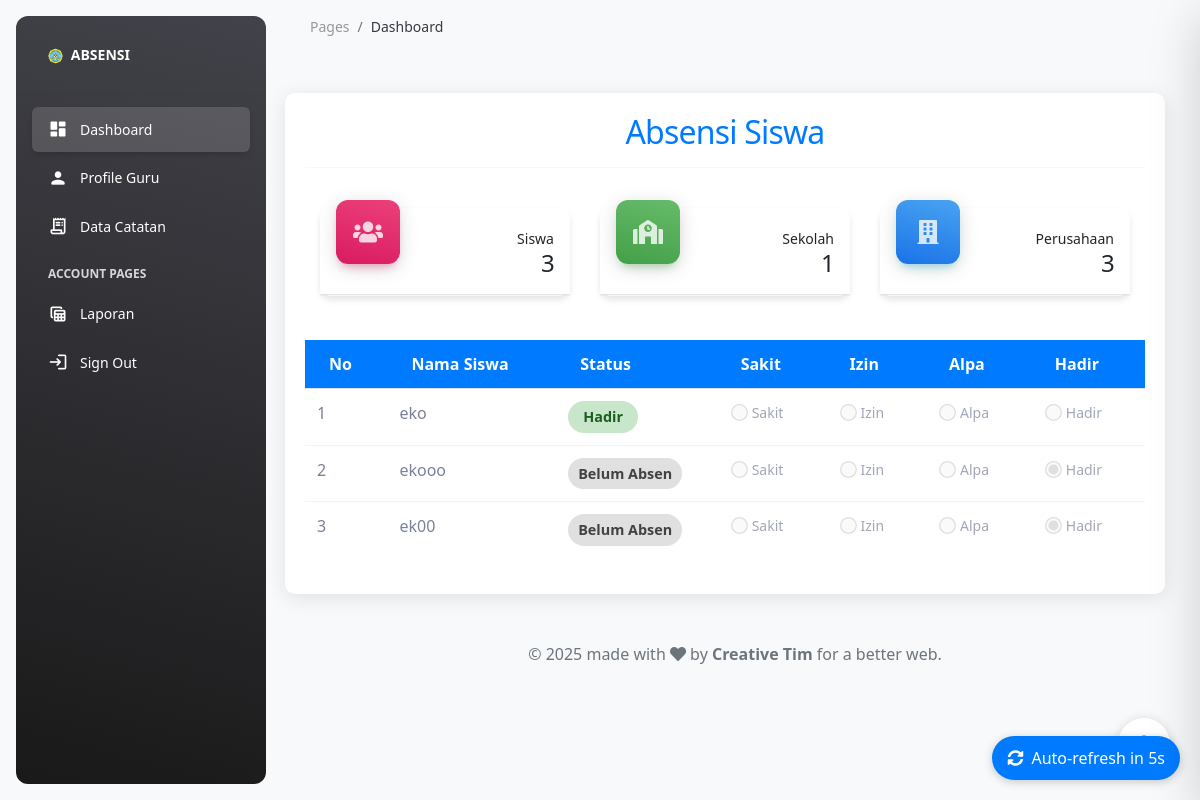
Screenshot of /index.php?page=dashboard_guru&login=berhasil&username=amin (signed in) with the database file from the repository.
### tables this page shows
CREATE TABLE `siswa` (
  `id_siswa` int(11) NOT NULL,
  `nis` varchar(15) NOT NULL,
  `nisn` varchar(15) NOT NULL,
  `nama_siswa` varchar(50) NOT NULL,
  `no_wa` varchar(20) NOT NULL,
  `kelas` varchar(10) NOT NULL,
  `pro_keahlian` varchar(50) NOT NULL,
  `TL` text NOT NULL,
  `TTGL` date NOT NULL,
  `id_sekolah` int(11) NOT NULL,
  `id_perusahaan` int(11) NOT NULL,
  `tanggal_mulai` date NOT NULL,
  `tanggal_selesai` date NOT NULL,
  `id_pembimbing` int(11) NOT NULL,
  `id_guru` int(11) NOT NULL,
  `username` varchar(20) NOT NULL,
  `password` varchar(20) NOT NULL
);

CREATE TABLE `absen` (
  `id_absen` int(11) NOT NULL,
  `id_siswa` int(11) NOT NULL,
  `jam_masuk` time NOT NULL,
  `jam_keluar` time DEFAULT NULL,
  `tanggal` date NOT NULL,
  `keterangan` text NOT NULL,
  `ip_address` varchar(50) DEFAULT NULL,
  `lokasi` text DEFAULT NULL,
  `koordinat` varchar(100) DEFAULT NULL
);

### pages/guru/dashboard_guru.php (the view, shortened to what this page needs)
<?php
include "koneksi.php";
$id_guru = $_SESSION['id_guru'];
$stmt = mysqli_prepare($coneksi, "SELECT id_sekolah, nama_guru FROM guru WHERE id_guru = ?");
mysqli_stmt_bind_param($stmt, "i", $id_guru);
mysqli_stmt_execute($stmt);
$result = mysqli_stmt_get_result($stmt);
$dataGuru = mysqli_fetch_assoc($result);
$id_sekolah = $dataGuru['id_sekolah'];
$stmt = mysqli_prepare($coneksi, "SELECT * FROM siswa WHERE id_sekolah = ? ORDER BY id_siswa ASC");
mysqli_stmt_bind_param($stmt, "i", $id_sekolah);
mysqli_stmt_execute($stmt);
$query_siswa = mysqli_stmt_get_result($stmt);
$stmt = mysqli_prepare($coneksi, "SELECT * FROM sekolah WHERE id_sekolah = ? LIMIT 1");
mysqli_stmt_bind_param($stmt, "i", $id_sekolah);
mysqli_stmt_execute($stmt);
$query_sekolah = mysqli_stmt_get_result($stmt);
$query_perusahaan = mysqli_query($coneksi, "SELECT * FROM perusahaan ORDER BY id_perusahaan ASC") or die(mysqli_error($coneksi));
$jumlah_siswa = mysqli_num_rows($query_siswa);
$jumlah_sekolah = mysqli_num_rows($query_sekolah);
$jumlah_perusahaan = mysqli_num_rows($query_perusahaan);
?>
<!DOCTYPE html>
<html lang="en">
<head>
  <link rel="stylesheet" href="https://stackpath.bootstrapcdn.com/bootstrap/4.1.3/css/bootstrap.min.css">
  <link rel="stylesheet" href="https://cdn.jsdelivr.net/npm/sweetalert2@11/dist/sweetalert2.min.css">
  <link rel="stylesheet" href="https://cdnjs.cloudflare.com/ajax/libs/font-awesome/5.15.4/css/all.min.css">
</head>
<body>
  <div class="main-container container-custom">
    <div class="text-center">
      <h2 class="mb-0">Absensi Siswa</h2>
    </div>
    <hr>
    <div class="container-fluid py-4">
      <div class="row">
        <div class="col-xl-4 col-sm-6 mb-xl-0 mb-4">
          <div class="card">
            <div class="card-header p-3 pt-2">
              <div class="icon icon-lg icon-shape bg-gradient-primary shadow-primary text-center border-radius-xl mt-n4 position-absolute">
                <i class="fas fa-users"></i>
              </div>
              <div class="text-end pt-1">
                <p class="text-sm mb-0 text-capitalize">Siswa</p>
                <h4 class="mb-0"><?php echo $jumlah_siswa; ?></h4>
              </div>
            </div>
            <hr class="dark horizontal my-0">
          </div>
        </div>
        <div class="col-xl-4 col-sm-6 mb-xl-0 mb-4">
          <div class="card">
            <div class="card-header p-3 pt-2">
              <div class="icon icon-lg icon-shape bg-gradient-success shadow-success text-center border-radius-xl mt-n4 position-absolute">
                <i class="fas fa-school"></i>
              </div>
              <div class="text-end pt-1">
                <p class="text-sm mb-0 text-capitalize">Sekolah</p>
                <h4 class="mb-0"><?php echo $jumlah_sekolah; ?></h4>
              </div>
            </div>
            <hr class="dark horizontal my-0">
          </div>
        </div>
        <div class="col-xl-4 col-sm-6">
          <div class="card">
            <div class="card-header p-3 pt-2">
              <div class="icon icon-lg icon-shape bg-gradient-info shadow-info text-center border-radius-xl mt-n4 position-absolute">
                <i class="fas fa-building"></i>
              </div>
              <div class="text-end pt-1">
                <p class="text-sm mb-0 text-capitalize">Perusahaan</p>
                <h4 class="mb-0"><?php echo $jumlah_perusahaan; ?></h4>
              </div>
            </div>
            <hr class="dark horizontal my-0">
          </div>
        </div>
      </div>
    </div>
    <div class="table-responsive d-none d-md-block">
      <table class="table table-hover">
        <thead>
          <tr>
            <th>No</th>
            <th>Nama Siswa</th>
            <th>Status</th>
            <th>Sakit</th>
            <th>Izin</th>
            <th>Alpa</th>
            <th>Hadir</th>
          </tr>
        </thead>
        <tbody>
          <?php
          $dataSiswa = mysqli_query($coneksi, "SELECT * FROM siswa WHERE id_sekolah = '$id_sekolah' ORDER BY id_siswa ASC") or die(mysqli_error($coneksi));
          $index = 1;
          $today = date('Y-m-d');
          while ($siswa = mysqli_fetch_assoc($dataSiswa)) {
            $attendanceQuery = mysqli_query($coneksi, "SELECT keterangan FROM absen WHERE id_siswa = {$siswa['id_siswa']} AND tanggal = '$today'") or die(mysqli_error($coneksi));
            $attendance = mysqli_fetch_assoc($attendanceQuery);
            $keterangan = $attendance['keterangan'] ?? null;
            $badgeClass = 'badge-belum';
            $statusText = 'Belum Absen';
            if ($keterangan) {
              switch ($keterangan) {
                default:
                  $badgeClass = 'badge-hadir';
                  $statusText = 'Hadir';
              }
            }
            echo '
            <tr>
              <td>' . $index . '</td>
              <td>' . htmlspecialchars($siswa['nama_siswa']) . '</td>
              <td><span class="badge-status ' . $badgeClass . '">' . $statusText . '</span></td>
              <td>
                <label class="radio-label disabled">
                  <input type="radio" name="absen_' . $siswa['id_siswa'] . '" value="sakit" ' . ($keterangan === 'sakit' ? 'checked' : '') . ' disabled>
                  <span>Sakit</span>
                </label>
              </td>
              <td>
                <label class="radio-label disabled">
                  <input type="radio" name="absen_' . $siswa['id_siswa'] . '" value="izin" ' . ($keterangan === 'izin' ? 'checked' : '') . ' disabled>
                  <span>Izin</span>
                </label>
              </td>
              <td>
                <label class="radio-label disabled">
                  <input type="radio" name="absen_' . $siswa['id_siswa'] . '" value="alpa" ' . ($keterangan === 'alpa' ? 'checked' : '') . ' disabled>
                  <span>Alpa</span>
                </label>
              </td>
              <td>
                <label class="radio-label disabled">
                  <input type="radio" name="absen_' . $siswa['id_siswa'] . '" value="hadir" ' . (!$keterangan || $keterangan === 'hadir' ? 'checked' : '') . ' disabled>
                  <span>Hadir</span>
                </label>
              </td>
            </tr>
            ';
            $index++;
          }
          ?>
        </tbody>
      </table>
    </div>
  </div>
  <div class="refresh-indicator" id="refreshIndicator">
    <i class="fas fa-sync-alt"></i>
    <span>Auto-refresh in <span id="countdown">5</span>s</span>
  </div>
</body>
</html>

### assets/css/nucleo-svg.css (style rules this page uses)
.icon { display: inline-block; color: #111111; height: 1em; width: 1em; }
.icon-lg { height: 1.6em; width: 1.6em; }
.icon { fill: currentColor; stroke: none; }

### pages/guru/dashboard_guru.php (style rules this page uses)
:root { --primary-color: #007bff; --success-color: #28a745; --info-color: #17a2b8; --warning-color: #ffc107; --danger-color: #dc3545; --light-color: #f8f9fa; --dark-color: #343a40; }
body { padding-left: 270px; transition: padding-left 0.3s; background-color: var(--light-color); font-family: 'Segoe UI', Tahoma, Geneva, Verdana, sans-serif; }
.main-container { margin-top: 20px; margin-right: 20px; margin-left: 0; width: auto; max-width: none; }
.container-custom { background-color: #ffffff; border-radius: 10px; padding: 20px; box-shadow: 0 4px 20px rgba(0, 0, 0, 0.1); }
.badge-status { padding: 5px 10px; border-radius: 20px; font-size: 0.9em; font-weight: bold; display: inline-block; text-align: center; min-width: 70px; }
.badge-hadir { background-color: #C8E6C9; color: #1B5E20; }
.badge-belum { background-color: #E0E0E0; color: #424242; }
.radio-label { display: inline-flex; align-items: center; margin-right: 15px; cursor: pointer; transition: all 0.2s; }
.radio-label.disabled { opacity: 0.7; cursor: not-allowed; }
input[type="radio"] { transform: scale(1.3); margin-right: 6px; }
.table-responsive { margin-top: 20px; }
.table thead th { background-color: var(--primary-color); color: white; border: none; }
.card { border: none; border-radius: 10px; box-shadow: 0 4px 6px rgba(0, 0, 0, 0.1); transition: transform 0.3s; }
.card-header { border-radius: 10px 10px 0 0 !important; background-color: white; border-bottom: 1px solid rgba(0, 0, 0, 0.1); }
.refresh-indicator { position: fixed; bottom: 20px; right: 20px; background-color: var(--primary-color); color: white; padding: 10px 15px; border-radius: 50px; box-shadow: 0 2px 10px rgba(0, 0, 0, 0.2); display: flex; align-items: center; z-index: 1000; }
.refresh-indicator i { margin-right: 8px; animation: spin 2s linear infinite; }
h2 { color: #007bff; }

### rows the page displays
siswa: nama_siswa "eko", absen.keterangan "Hadir"
absen: keterangan "☐ Sakit", keterangan "☐ Izin", keterangan "☐ Alpa", keterangan "☐ Hadir"
siswa: nama_siswa "ekooo", statusText "Belum Absen"
siswa: nama_siswa "ek00", statusText "Belum Absen"

### other values shown
$jumlah_siswa "3"
$jumlah_sekolah "1"
$jumlah_perusahaan "3"
